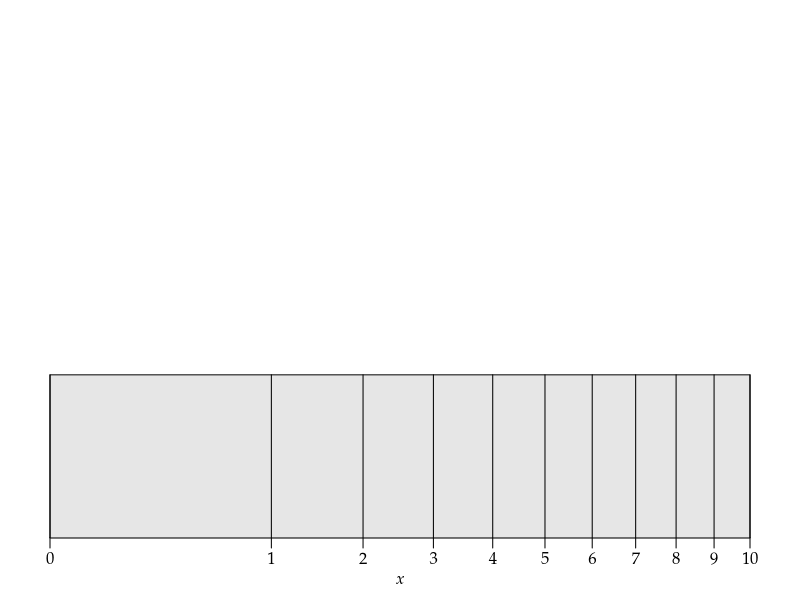

Recreate this plot in R. (Note: this script raises an error after producing the figure.)
args = commandArgs()
basename = sub(".R$", "", sub("^--file=(.*/)?", "", args[grep("^--file=", args)]))
if (length(basename) != 0)
    pdf(file=paste0(basename, "_tmp.pdf"), colormodel="gray", width=7, height=4)
# par(family="HiraKakuProN-W3")
par(family="Palatino")
par(mgp=c(1.5,0.5,0)) # title and axis margins. default: c(3,1,0)
par(mar=c(3,1,1,1)+0.1) # bottom, left, top, right margins. default: c(5,4,4,2)+0.1
plot(NULL, xlim=c(0,sqrt(10)), ylim=c(0,2),
     xlab=expression(italic(x)), ylab="", yaxs="i", axes=FALSE)
axis(1, at=sqrt(0:10), labels=0:10)
polygon(c(0,sqrt(10),sqrt(10),0,0), c(0,0,sqrt(10)/5,sqrt(10)/5,0), col=gray(0.9))
segments(sqrt(0:10), 0, sqrt(0:10), sqrt(10)/5)
dev.off()
embedFonts(paste0(basename, "_tmp.pdf"), outfile=paste0(basename, ".pdf"),
           options="-c \"<</NeverEmbed []>> setdistillerparams\" -f ")
